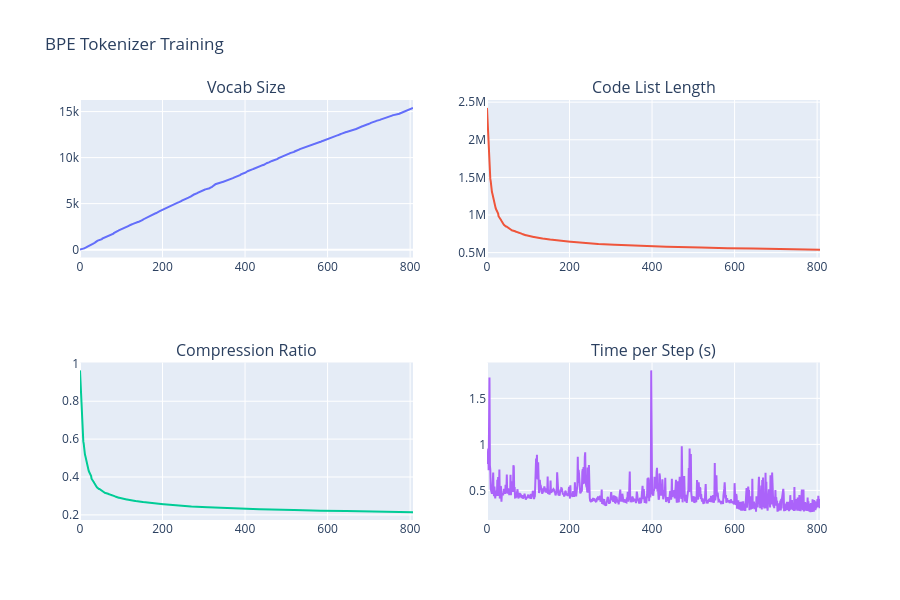

The notebook cell saved with this chart:
### Code cell
plot_df(df)

### Figure 1 — Plotly figure (JSON) as saved in the notebook; plotly's stock layout.template omitted (floating-point values rounded to 4 significant figures; data arrays with more than 128 entries replaced by an {"elided": "..."} marker saying what was removed)
{"data": [{"mode": "lines", "name": "Vocab Size", "type": "scatter", "x": {"elided": "808 int values"}, "xaxis": "x", "y": {"elided": "808 int values"}, "yaxis": "y"}, {"mode": "lines", "name": "Code List Length", "type": "scatter", "x": {"elided": "808 int values"}, "xaxis": "x2", "y": {"elided": "808 int values"}, "yaxis": "y2"}, {"mode": "lines", "name": "Compression Ratio", "type": "scatter", "x": {"elided": "808 int values"}, "xaxis": "x3", "y": {"elided": "808 float values"}, "yaxis": "y3"}, {"mode": "lines", "name": "Time per Step (s)", "type": "scatter", "x": {"elided": "808 int values"}, "xaxis": "x4", "y": {"elided": "808 float values"}, "yaxis": "y4"}], "layout": {"annotations": [{"font": {"size": 16}, "showarrow": false, "text": "Vocab Size", "x": 0.225, "xanchor": "center", "xref": "paper", "y": 1, "yanchor": "bottom", "yref": "paper"}, {"font": {"size": 16}, "showarrow": false, "text": "Code List Length", "x": 0.775, "xanchor": "center", "xref": "paper", "y": 1, "yanchor": "bottom", "yref": "paper"}, {"font": {"size": 16}, "showarrow": false, "text": "Compression Ratio", "x": 0.225, "xanchor": "center", "xref": "paper", "y": 0.375, "yanchor": "bottom", "yref": "paper"}, {"font": {"size": 16}, "showarrow": false, "text": "Time per Step (s)", "x": 0.775, "xanchor": "center", "xref": "paper", "y": 0.375, "yanchor": "bottom", "yref": "paper"}], "height": 600, "showlegend": false, "title": {"text": "BPE Tokenizer Training"}, "xaxis": {"anchor": "y", "domain": [0, 0.45]}, "xaxis2": {"anchor": "y2", "domain": [0.55, 1]}, "xaxis3": {"anchor": "y3", "domain": [0, 0.45]}, "xaxis4": {"anchor": "y4", "domain": [0.55, 1]}, "yaxis": {"anchor": "x", "domain": [0.625, 1]}, "yaxis2": {"anchor": "x2", "domain": [0.625, 1]}, "yaxis3": {"anchor": "x3", "domain": [0, 0.375]}, "yaxis4": {"anchor": "x4", "domain": [0, 0.375]}}}
